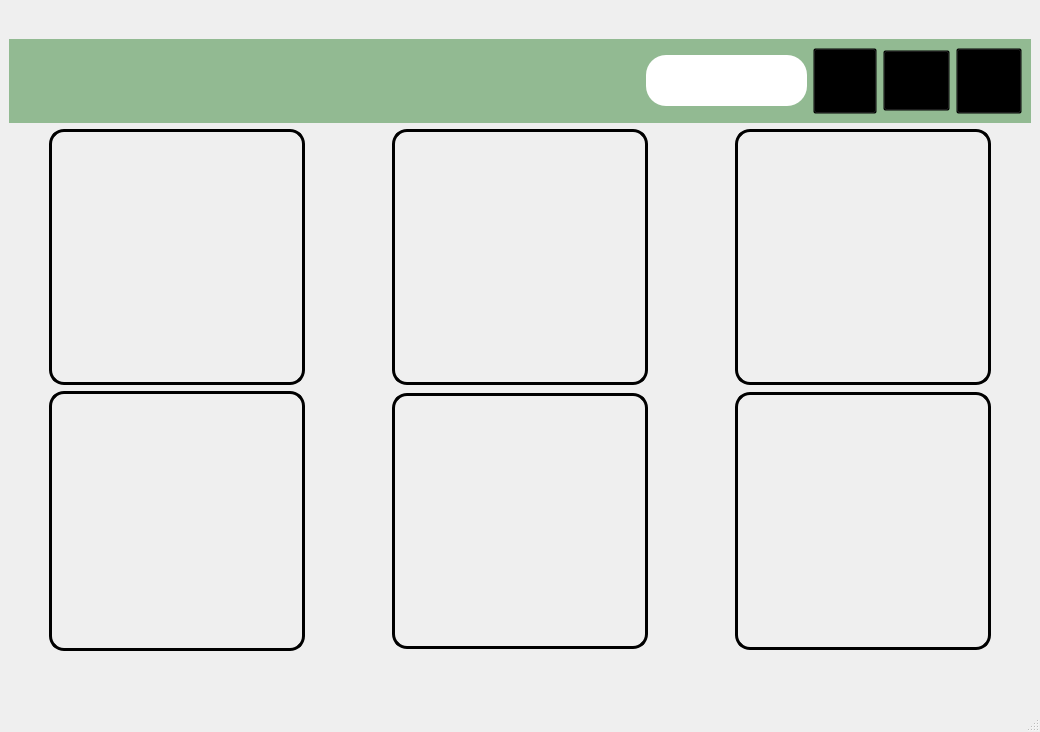
<?xml version="1.0" encoding="UTF-8"?>
<ui version="4.0">
 <class>MainWindow</class>
 <widget class="QMainWindow" name="MainWindow">
  <property name="geometry">
   <rect>
    <x>0</x>
    <y>0</y>
    <width>1040</width>
    <height>732</height>
   </rect>
  </property>
  <property name="font">
   <font>
    <pointsize>24</pointsize>
   </font>
  </property>
  <property name="windowTitle">
   <string>MainWindow</string>
  </property>
  <widget class="QWidget" name="centralwidget">
   <layout class="QVBoxLayout" name="verticalLayout_2">
    <item>
     <layout class="QVBoxLayout" name="verticalLayout">
      <item>
       <widget class="QWidget" name="widget" native="true">
        <property name="maximumSize">
         <size>
          <width>16777215</width>
          <height>84</height>
         </size>
        </property>
        <property name="styleSheet">
         <string notr="true">background: #92BA92;</string>
        </property>
        <layout class="QHBoxLayout" name="horizontalLayout">
         <item>
          <spacer name="horizontalSpacer">
           <property name="minimumSize">
            <size>
             <width>601</width>
             <height>23</height>
            </size>
           </property>
           <property name="orientation">
            <enum>Qt::Horizontal</enum>
           </property>
           <property name="sizeHint" stdset="0">
            <size>
             <width>617</width>
             <height>20</height>
            </size>
           </property>
          </spacer>
         </item>
         <item>
          <widget class="QLabel" name="userbalance">
           <property name="minimumSize">
            <size>
             <width>161</width>
             <height>51</height>
            </size>
           </property>
           <property name="maximumSize">
            <size>
             <width>16777215</width>
             <height>51</height>
            </size>
           </property>
           <property name="styleSheet">
            <string notr="true">background:rgb(255, 255, 255);
border: 2px sold #2EE59D;
border-radius: 20px;</string>
           </property>
           <property name="text">
            <string/>
           </property>
          </widget>
         </item>
         <item>
          <widget class="QPushButton" name="PopovnytyRachunok">
           <property name="minimumSize">
            <size>
             <width>64</width>
             <height>66</height>
            </size>
           </property>
           <property name="font">
            <font>
             <pointsize>7</pointsize>
            </font>
           </property>
           <property name="styleSheet">
            <string notr="true">QPushButton{
	background: transparent;
	background-image: url(:/resources/png/money.png);
}

QPushButton:hover {
	background: transparent;
	background-image: url(:/resources/png/money_color.png);
}</string>
           </property>
           <property name="text">
            <string/>
           </property>
          </widget>
         </item>
         <item>
          <widget class="QPushButton" name="AccountSettings">
           <property name="minimumSize">
            <size>
             <width>67</width>
             <height>61</height>
            </size>
           </property>
           <property name="font">
            <font>
             <pointsize>7</pointsize>
            </font>
           </property>
           <property name="styleSheet">
            <string notr="true">QPushButton{
	background: transparent;
	background-image: url(:/resources/png/User.png);
}

QPushButton:hover {
	background: transparent;
	background-image: url(:/resources/png/User(color).png);
}</string>
           </property>
           <property name="text">
            <string/>
           </property>
          </widget>
         </item>
         <item>
          <widget class="QPushButton" name="SettingsButon">
           <property name="minimumSize">
            <size>
             <width>66</width>
             <height>66</height>
            </size>
           </property>
           <property name="font">
            <font>
             <pointsize>7</pointsize>
            </font>
           </property>
           <property name="styleSheet">
            <string notr="true">QPushButton{
	background: transparent;
	background-image: url(:/resources/png/setting_norm.png);
}

QPushButton:hover {
	background: transparent;
	background-image: url(:/resources/png/setting_norm_color.png);
}</string>
           </property>
           <property name="text">
            <string/>
           </property>
          </widget>
         </item>
        </layout>
       </widget>
      </item>
      <item>
       <layout class="QHBoxLayout" name="horizontalLayout_3">
        <item>
         <spacer name="horizontalSpacer_7">
          <property name="minimumSize">
           <size>
            <width>21</width>
            <height>23</height>
           </size>
          </property>
          <property name="maximumSize">
           <size>
            <width>21</width>
            <height>23</height>
           </size>
          </property>
          <property name="orientation">
           <enum>Qt::Horizontal</enum>
          </property>
          <property name="sizeHint" stdset="0">
           <size>
            <width>18</width>
            <height>20</height>
           </size>
          </property>
         </spacer>
        </item>
        <item>
         <widget class="QPushButton" name="RouletteButton">
          <property name="minimumSize">
           <size>
            <width>256</width>
            <height>256</height>
           </size>
          </property>
          <property name="maximumSize">
           <size>
            <width>256</width>
            <height>256</height>
           </size>
          </property>
          <property name="styleSheet">
           <string notr="true">QPushButton{
	background: transparent;
	background-image: url(:/resources/png/Roulette.png);
    border-style: solid;
    border-width: 3px;
    border-radius:15;
    border-color: black;
}

QPushButton:hover {
	background: transparent;
	background-image: url(:/resources/png/Roulette(color).png);
	border-style: solid;
    border-width: 3px;
    border-radius:15;
    border-color: #92BA92;
}</string>
          </property>
          <property name="text">
           <string/>
          </property>
         </widget>
        </item>
        <item>
         <spacer name="horizontalSpacer_2">
          <property name="minimumSize">
           <size>
            <width>81</width>
            <height>23</height>
           </size>
          </property>
          <property name="maximumSize">
           <size>
            <width>81</width>
            <height>23</height>
           </size>
          </property>
          <property name="orientation">
           <enum>Qt::Horizontal</enum>
          </property>
          <property name="sizeHint" stdset="0">
           <size>
            <width>78</width>
            <height>20</height>
           </size>
          </property>
         </spacer>
        </item>
        <item>
         <widget class="QPushButton" name="slotsButton">
          <property name="minimumSize">
           <size>
            <width>256</width>
            <height>256</height>
           </size>
          </property>
          <property name="maximumSize">
           <size>
            <width>256</width>
            <height>256</height>
           </size>
          </property>
          <property name="styleSheet">
           <string notr="true">QPushButton{
	background: transparent;
	background-image: url(:/resources/png/slot.png);
 	border-style: solid;
    border-width: 3px;
    border-radius:15;
    border-color: black;
}

QPushButton:hover {
	background: transparent;
	background-image: url(:/resources/png/slot (2).png);
	border-style: solid;
    border-width: 3px;
    border-radius:15;
    border-color: #92BA92;
}</string>
          </property>
          <property name="text">
           <string/>
          </property>
         </widget>
        </item>
        <item>
         <spacer name="horizontalSpacer_4">
          <property name="minimumSize">
           <size>
            <width>81</width>
            <height>23</height>
           </size>
          </property>
          <property name="maximumSize">
           <size>
            <width>81</width>
            <height>23</height>
           </size>
          </property>
          <property name="orientation">
           <enum>Qt::Horizontal</enum>
          </property>
          <property name="sizeHint" stdset="0">
           <size>
            <width>78</width>
            <height>20</height>
           </size>
          </property>
         </spacer>
        </item>
        <item>
         <widget class="QPushButton" name="BJButton">
          <property name="minimumSize">
           <size>
            <width>256</width>
            <height>256</height>
           </size>
          </property>
          <property name="maximumSize">
           <size>
            <width>256</width>
            <height>256</height>
           </size>
          </property>
          <property name="styleSheet">
           <string notr="true">QPushButton{
	background: transparent;
	background-image: url(:/resources/png/BlackJack.png);
 	border-style: solid;
    border-width: 3px;
    border-radius:15;
    border-color: black;
}

QPushButton:hover {
	background: transparent;
	background-image: url(:/resources/png/BlackJack(color).png);
	border-style: solid;
    border-width: 3px;
    border-radius:15;
    border-color: #92BA92;
}</string>
          </property>
          <property name="text">
           <string/>
          </property>
         </widget>
        </item>
        <item>
         <spacer name="horizontalSpacer_9">
          <property name="minimumSize">
           <size>
            <width>31</width>
            <height>23</height>
           </size>
          </property>
          <property name="maximumSize">
           <size>
            <width>31</width>
            <height>23</height>
           </size>
          </property>
          <property name="orientation">
           <enum>Qt::Horizontal</enum>
          </property>
          <property name="sizeHint" stdset="0">
           <size>
            <width>28</width>
            <height>20</height>
           </size>
          </property>
         </spacer>
        </item>
       </layout>
      </item>
      <item>
       <layout class="QHBoxLayout" name="horizontalLayout_2">
        <item>
         <spacer name="horizontalSpacer_6">
          <property name="minimumSize">
           <size>
            <width>21</width>
            <height>23</height>
           </size>
          </property>
          <property name="maximumSize">
           <size>
            <width>21</width>
            <height>23</height>
           </size>
          </property>
          <property name="orientation">
           <enum>Qt::Horizontal</enum>
          </property>
          <property name="sizeHint" stdset="0">
           <size>
            <width>18</width>
            <height>20</height>
           </size>
          </property>
         </spacer>
        </item>
        <item>
         <widget class="QPushButton" name="HiLoButton">
          <property name="minimumSize">
           <size>
            <width>256</width>
            <height>260</height>
           </size>
          </property>
          <property name="maximumSize">
           <size>
            <width>256</width>
            <height>260</height>
           </size>
          </property>
          <property name="styleSheet">
           <string notr="true">QPushButton{
	background: transparent;
	background-image: url(:/resources/png/HiLo (norm_colored).png);
	 border-style: solid;
    border-width: 3px;
    border-radius:15;
    border-color: black;
}

QPushButton:hover {
	background: transparent;
	background-image: url(:/resources/png/HiLo(norm).png);
	border-style: solid;
    border-width: 3px;
    border-radius:15;
    border-color: #92BA92;
}</string>
          </property>
          <property name="text">
           <string/>
          </property>
         </widget>
        </item>
        <item>
         <spacer name="horizontalSpacer_3">
          <property name="minimumSize">
           <size>
            <width>81</width>
            <height>23</height>
           </size>
          </property>
          <property name="maximumSize">
           <size>
            <width>81</width>
            <height>23</height>
           </size>
          </property>
          <property name="orientation">
           <enum>Qt::Horizontal</enum>
          </property>
          <property name="sizeHint" stdset="0">
           <size>
            <width>78</width>
            <height>20</height>
           </size>
          </property>
         </spacer>
        </item>
        <item>
         <widget class="QPushButton" name="CrashButton">
          <property name="minimumSize">
           <size>
            <width>256</width>
            <height>256</height>
           </size>
          </property>
          <property name="maximumSize">
           <size>
            <width>256</width>
            <height>256</height>
           </size>
          </property>
          <property name="styleSheet">
           <string notr="true">QPushButton{
	background: transparent;
	background-image: url(:/resources/png/Crash(norm).png);
 	border-style: solid;
    border-width: 3px;
    border-radius:15;
    border-color: black;
}

QPushButton:hover {
	background: transparent;
	background-image: url(:/resources/png/Crash(norm_colored).png);
	border-style: solid;
    border-width: 3px;
    border-radius:15;
    border-color: #92BA92;
}</string>
          </property>
          <property name="text">
           <string/>
          </property>
         </widget>
        </item>
        <item>
         <spacer name="horizontalSpacer_5">
          <property name="minimumSize">
           <size>
            <width>81</width>
            <height>23</height>
           </size>
          </property>
          <property name="maximumSize">
           <size>
            <width>81</width>
            <height>23</height>
           </size>
          </property>
          <property name="orientation">
           <enum>Qt::Horizontal</enum>
          </property>
          <property name="sizeHint" stdset="0">
           <size>
            <width>78</width>
            <height>20</height>
           </size>
          </property>
         </spacer>
        </item>
        <item>
         <widget class="QPushButton" name="MinesButton">
          <property name="minimumSize">
           <size>
            <width>256</width>
            <height>258</height>
           </size>
          </property>
          <property name="maximumSize">
           <size>
            <width>256</width>
            <height>258</height>
           </size>
          </property>
          <property name="styleSheet">
           <string notr="true">QPushButton{
	background: transparent;
	background-image: url(:/resources/png/bomb.png);
 	border-style: solid;
    border-width: 3px;
    border-radius:15;
    border-color: black;
}

QPushButton:hover {
	background: transparent;
	background-image: url(:/resources/png/bomb(color).png);
	border-style: solid;
    border-width: 3px;
    border-radius:15;
    border-color: #92BA92;
}</string>
          </property>
          <property name="text">
           <string/>
          </property>
         </widget>
        </item>
        <item>
         <spacer name="horizontalSpacer_8">
          <property name="minimumSize">
           <size>
            <width>31</width>
            <height>23</height>
           </size>
          </property>
          <property name="maximumSize">
           <size>
            <width>31</width>
            <height>23</height>
           </size>
          </property>
          <property name="orientation">
           <enum>Qt::Horizontal</enum>
          </property>
          <property name="sizeHint" stdset="0">
           <size>
            <width>28</width>
            <height>20</height>
           </size>
          </property>
         </spacer>
        </item>
       </layout>
      </item>
     </layout>
    </item>
   </layout>
  </widget>
  <widget class="QMenuBar" name="menubar">
   <property name="geometry">
    <rect>
     <x>0</x>
     <y>0</y>
     <width>1040</width>
     <height>48</height>
    </rect>
   </property>
  </widget>
  <widget class="QStatusBar" name="statusbar"/>
 </widget>
 <resources/>
 <connections/>
</ui>
